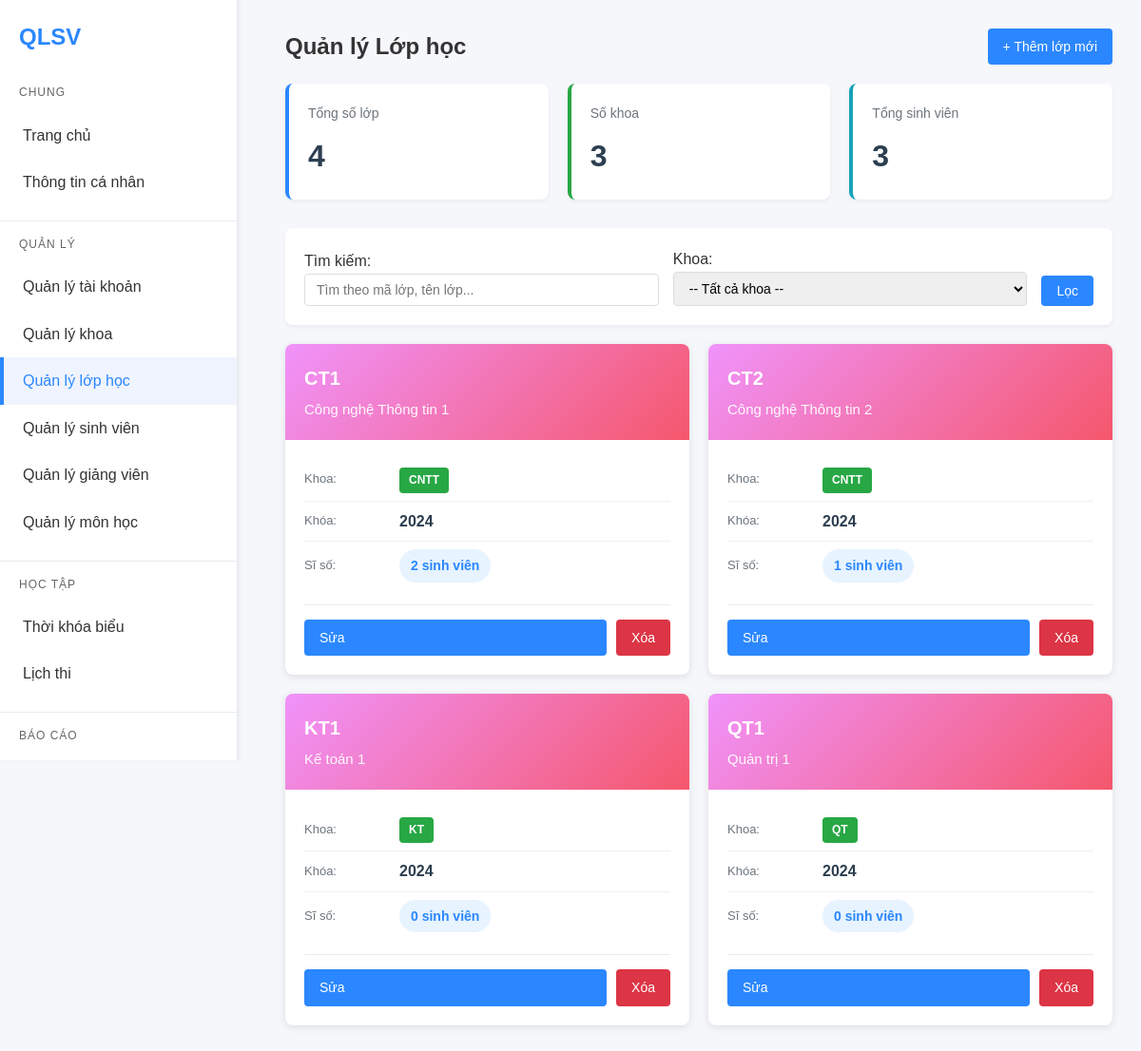
Page /classes/list.php (signed in) on the committed database.
### tables this page shows
CREATE TABLE classes (
    id INT AUTO_INCREMENT PRIMARY KEY,
    class_code VARCHAR(20) UNIQUE NOT NULL,
    class_name VARCHAR(100) NOT NULL,
    department_id INT,
    academic_year INT NOT NULL,
    FOREIGN KEY (department_id) REFERENCES departments(id)
);

CREATE TABLE departments (
    id INT AUTO_INCREMENT PRIMARY KEY,
    department_code VARCHAR(10) UNIQUE NOT NULL,
    department_name VARCHAR(100) NOT NULL
);

### classes/list.php (the view, shortened to what this page needs)
<?php
require_once '../connect.php';
$search = $_GET['search'] ?? '';
$sql = "SELECT
    c.*,
    d.department_name,
    d.department_code,
    COUNT(DISTINCT s.id) as student_count
FROM classes c
LEFT JOIN departments d ON c.department_id = d.id
LEFT JOIN students s ON c.id = s.class_id
WHERE 1=1";
$sql .= " GROUP BY c.id ORDER BY d.department_code, c.class_code";
$stmt = mysqli_prepare($connection, $sql);
mysqli_stmt_execute($stmt);
$classes = mysqli_stmt_get_result($stmt);
$stats_sql = "SELECT
    COUNT(DISTINCT c.id) as total_classes,
    COUNT(DISTINCT s.id) as total_students,
    COUNT(DISTINCT c.department_id) as total_departments
FROM classes c
LEFT JOIN students s ON c.id = s.class_id";
$stats_result = mysqli_query($connection, $stats_sql);
$stats = mysqli_fetch_assoc($stats_result);
?>
<!DOCTYPE html>
<html lang="vi">
<head>
    <link rel="stylesheet" href="../css/chung.css?v=3">
</head>
<body>
    <div class="sidebar">
        <div class="brand">QLSV</div>
        <div class="nav-section">
            <div class="nav-header">Chung</div>
            <a href="../dashboard.php">Trang chủ</a>
            <a href="../profile.php">Thông tin cá nhân</a>
        </div>
        <div class="nav-section">
            <div class="nav-header">Quản lý</div>
            <a href="../account/list.php">Quản lý tài khoản</a>
            <a href="../department/list.php">Quản lý khoa</a>
            <a href="list.php" class="active">Quản lý lớp học</a>
            <a href="../student/list.php">Quản lý sinh viên</a>
            <a href="../teacher/list.php">Quản lý giảng viên</a>
            <a href="../subject/list.php">Quản lý môn học</a>
        </div>
        <div class="nav-section">
            <div class="nav-header">Học tập</div>
            <a href="../schedule/index.php">Thời khóa biểu</a>
            <a href="../schedule/lichthi.php">Lịch thi</a>
        </div>
        <div class="nav-section">
            <div class="nav-header">Báo cáo</div>
            <a href="../reports/students.php">Thống kê sinh viên</a>
        </div>
    </div>
    <div class="main">
        <div class="actions">
            <h1> Quản lý Lớp học</h1>
            <a href="form.php" class="btn btn-primary">+ Thêm lớp mới</a>
        </div>
        <div class="stats-grid">
            <div class="stat-card">
                <div class="stat-label">Tổng số lớp</div>
                <div class="stat-value"><?php echo $stats['total_classes']; ?></div>
            </div>
            <div class="stat-card departments">
                <div class="stat-label">Số khoa</div>
                <div class="stat-value"><?php echo $stats['total_departments']; ?></div>
            </div>
            <div class="stat-card students">
                <div class="stat-label">Tổng sinh viên</div>
                <div class="stat-value"><?php echo $stats['total_students']; ?></div>
            </div>
        </div>
        <div class="filters">
            <form method="get" action="list.php">
                <div class="filter-row">
                    <div class="filter-group">
                        <label> Tìm kiếm:</label>
                        <input type="text" name="search" class="form-control"
                               placeholder="Tìm theo mã lớp, tên lớp..."
                               value="<?php echo htmlspecialchars($search); ?>">
                    </div>
                    <div class="filter-group">
                        <label> Khoa:</label>
                        <select name="department" class="form-control">
                            <option value="">-- Tất cả khoa --</option>
                        </select>
                    </div>
                    <button type="submit" class="btn btn-primary">Lọc</button>
                </div>
            </form>
        </div>
        <?php if (mysqli_num_rows($classes) > 0): ?>
        <div class="class-grid">
            <?php while ($class = mysqli_fetch_assoc($classes)): ?>
            <div class="class-card">
                <div class="class-header">
                    <div class="class-code"><?php echo htmlspecialchars($class['class_code']); ?></div>
                    <div class="class-name"><?php echo htmlspecialchars($class['class_name']); ?></div>
                </div>
                <div class="class-body">
                    <div class="class-info">
                        <div class="info-row">
                            <div class="info-label"> Khoa:</div>
                            <div class="info-value">
                                <span class="department-badge">
                                    <?php echo htmlspecialchars($class['department_code']); ?>
                                </span>
                            </div>
                        </div>
                        <div class="info-row">
                            <div class="info-label"> Khóa:</div>
                            <div class="info-value"><?php echo htmlspecialchars($class['academic_year'] ?? 'Chưa có'); ?></div>
                        </div>
                        <div class="info-row">
                            <div class="info-label"> Sĩ số:</div>
                            <div class="info-value">
                                <span class="student-count">
                                     <?php echo $class['student_count']; ?> sinh viên
                                </span>
                            </div>
                        </div>
                    </div>
                    <div class="class-actions">
                        <a href="form.php?id=<?php echo $class['id']; ?>"
                           class="btn btn-primary" style="flex: 1;">
                             Sửa
                        </a>
                        <a href="delete.php?id=<?php echo $class['id']; ?>"
                           class="btn btn-danger"
                           onclick="return confirm('Xóa lớp <?php echo htmlspecialchars($class['class_name']); ?>?\n\nLưu ý: Không thể xóa nếu còn sinh viên!')">
                             Xóa
                        </a>
                    </div>
                </div>
            </div>
            <?php endwhile; ?>
        </div>
        <?php endif; ?>
    </div>
</body>
</html>

### css/chung.css (style rules this page uses)
* { margin: 0; padding: 0; box-sizing: border-box; }
body { font-family: Arial, Helvetica, sans-serif; background: #f5f7fa; line-height: 1.6; color: #333; min-height: 100vh; }
.sidebar { position: fixed !important; left: 0; top: 0; width: 250px !important; height: 100vh !important; background: #fff; border-right: 1px solid #e6e9ee; padding-top: 20px; z-index: 1000; overflow-y: auto; box-shadow: 2px 0 5px rgba(0,0,0,0.05); }
.main { margin-left: 270px !important; padding: 30px; min-height: 100vh; }
.brand { font-weight: bold !important; padding: 0 20px 20px !important; color: #2b87ff !important; font-size: 24px !important; }
.sidebar a { display: block !important; padding: 12px 20px !important; color: #333 !important; text-decoration: none !important; border-left: 4px solid transparent !important; transition: all 0.3s ease !important; }
.sidebar a:hover, .sidebar a.active { background: #f0f4ff !important; border-left-color: #2b87ff !important; color: #2b87ff !important; }
.actions { display: flex; justify-content: space-between; align-items: center; margin-bottom: 20px; flex-wrap: wrap; gap: 15px; }
.actions h1 { margin: 0; }
.filters { background: white; padding: 20px; border-radius: 8px; margin-bottom: 20px; box-shadow: 0 2px 4px rgba(0,0,0,0.05); }
.filter-row { display: flex; gap: 15px; align-items: end; flex-wrap: wrap; }
.filter-group { flex: 1; min-width: 200px; }
.form-control { width: 100%; padding: 8px 12px; border: 1px solid #ddd; border-radius: 4px; font-size: 14px; }
.nav-section { margin-bottom: 15px; border-bottom: 1px solid #e6e9ee; padding-bottom: 15px; }
.nav-header { padding: 0 20px; color: #666; font-size: 12px; text-transform: uppercase; letter-spacing: 1px; margin: 10px 0; }
h1 { color: #333; margin-bottom: 20px; font-size: 24px; }
input[type="text"], input[type="password"], input[type="email"], input[type="number"], input[type="date"], select, textarea { width: 100%; padding: 8px 12px; border: 1px solid #ddd; border-radius: 4px; font-size: 14px; transition: border-color 0.3s ease; }
.btn { display: inline-block; padding: 8px 16px; border: none; border-radius: 4px; cursor: pointer; font-size: 14px; font-weight: 500; text-decoration: none; transition: background-color 0.3s ease; }
.btn-primary { background: #2b87ff; color: white; }
.btn-danger { background: #dc3545; color: white; }

### classes/list.php (style rules this page uses)
.stats-grid { display: grid; grid-template-columns: repeat(auto-fit, minmax(200px, 1fr)); gap: 20px; margin-bottom: 30px; }
.stat-card { background: white; padding: 20px; border-radius: 8px; box-shadow: 0 2px 4px rgba(0,0,0,0.05); border-left: 4px solid #2b87ff; }
.stat-card.departments { border-left-color: #28a745; }
.stat-card.students { border-left-color: #17a2b8; }
.stat-label { font-size: 14px; color: #6c757d; margin-bottom: 8px; }
.stat-value { font-size: 32px; font-weight: 700; color: #2c3e50; }
.class-grid { display: grid; grid-template-columns: repeat(auto-fill, minmax(320px, 1fr)); gap: 20px; }
.class-card { background: white; border-radius: 8px; box-shadow: 0 2px 8px rgba(0,0,0,0.1); overflow: hidden; transition: transform 0.2s, box-shadow 0.2s; }
.class-header { background: linear-gradient(135deg, #f093fb 0%, #f5576c 100%); color: white; padding: 20px; }
.class-code { font-size: 20px; font-weight: 700; margin-bottom: 5px; }
.class-name { font-size: 15px; opacity: 0.95; }
.class-body { padding: 20px; }
.class-info { margin-bottom: 15px; }
.info-row { display: flex; align-items: center; padding: 8px 0; border-bottom: 1px solid #f0f0f0; }
.info-row:last-child { border-bottom: none; }
.info-label { font-size: 13px; color: #6c757d; width: 100px; }
.info-value { font-weight: 600; color: #2c3e50; }
.student-count { display: inline-flex; align-items: center; gap: 5px; padding: 6px 12px; background: #e7f3ff; color: #2b87ff; border-radius: 20px; font-weight: 600; font-size: 14px; }
.department-badge { display: inline-block; padding: 4px 10px; background: #28a745; color: white; border-radius: 4px; font-size: 12px; font-weight: 600; }
.class-actions { display: flex; gap: 10px; padding-top: 15px; border-top: 1px solid #e9ecef; }

### rows in the picture
classes: class_code "CT1", class_name "Công nghệ Thông tin 1", department.department_code "CNTT", academic_year "2024", student_count "2"
classes: class_code "CT2", class_name "Công nghệ Thông tin 2", department.department_code "CNTT", academic_year "2024", student_count "1"
classes: class_code "KT1", class_name "Kế toán 1", department.department_code "KT", academic_year "2024", student_count "0"
classes: class_code "QT1", class_name "Quản trị 1", department.department_code "QT", academic_year "2024", student_count "0"

### other values in the picture
$stats['total_classes'] "4"
$stats['total_departments'] "3"
$stats['total_students'] "3"
